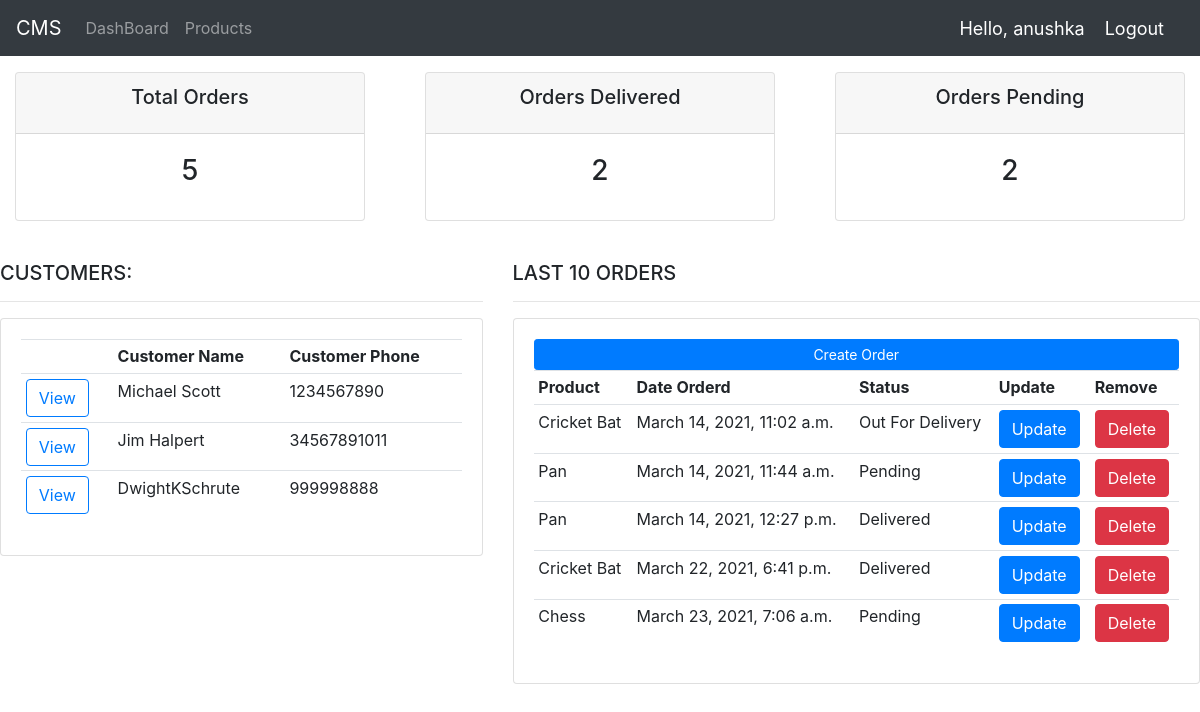
The app's page / (signed in) with its own data.
### accounts/models.py (models this page shows, shortened)
class Customer(models.Model):
    user = models.OneToOneField(User,null=True, blank=True ,on_delete=models.CASCADE)
    name = models.CharField(max_length=200, null=True)
    phone = models.CharField(max_length=200, null=True)
    email = models.CharField(max_length=200, null=True)
    profile_pic = models.ImageField(default="IMG_1955.JPG",null=True,blank=True)
    date_created = models.DateTimeField(auto_now_add=True, null=True)

class Order(models.Model):
    STATUS = (
        ('Pending', 'Pending'),
        ('Out For Delivery', 'Out For Delivery'),
        ('Delivered', 'Delivered')
    )
    status = models.CharField(max_length=50, null=True, choices=STATUS)
    date_created = models.DateTimeField(auto_now_add=True, null=True)
    customer = models.ForeignKey(
        Customer, null=True, on_delete=models.SET_NULL)
    product = models.ForeignKey(Product, null=True, on_delete=models.SET_NULL)
    status = models.CharField(max_length=200, null=True, choices=STATUS)
    note = models.CharField(max_length=200, null=True)

class Product(models.Model):
    CATEGORY = (
        ("Indoor", "Indoor"),
        ("Outdoor", "Outdoor"),
    )
    name = models.CharField(max_length=100, null=True)
    category = models.CharField(max_length=100, null=True, choices=CATEGORY)
    description = models.CharField(max_length=100, null=True)
    price = models.FloatField(null=True)
    date_created = models.DateTimeField(auto_now_add=True, null=True)
    tags = models.ManyToManyField(Tag)
    def __str__(self):
        return self.name

### accounts/decorators.py (the view)
    def wrapper_function(request, *args, **kwargs):
        group = None
        if request.user.groups.exists():
            group = request.user.groups.all()[0].name
        if group == 'customer':
            return redirect('user-page')
        if group == 'admin':
            return view_func(request, *args, **kwargs)

### accounts/views.py (called while the page is built)
@login_required(login_url='login')
@admin_only
def home(request):
    orders = Order.objects.all()
    customers = Customer.objects.all()
    total_customers = customers.count()
    total_orders = orders.count()
    delivered = orders.filter(status='Delivered').count()
    pending = orders.filter(status='Pending').count()
    context = {'orders': orders, 'customers': customers, 'total_customers': total_customers,
               'total_orders': total_orders, 'delivered': delivered, 'pending': pending}
    return render(request, 'accounts/dashboard.html', context)

### accounts/templates/accounts/dashboard.html (shortened to what this page needs)
{% extends 'accounts/index.html'%}
{% block content %}
{% include 'accounts/status.html'%}
<br>
<div class="row">
    <div class="col-md-5">
     <h5>CUSTOMERS:</h5>
     <hr>
     <div class="card card-body">
      <table class="table table-sm">
       <tr>
         <th></th>
        <th>Customer Name</th>
        <th>Customer Phone</th>
       </tr>
       {%for i in customers%}
       <tr>
         <td><a href="{% url 'customers' i.id%}" class="btn btn-md btn-outline-primary">View</a></td>
         <td>{{i.name}}</td>
         <td>{{i.phone}}</td>
       </tr>
       {%endfor%}
      </table>
     </div>
    </div>
    <div class="col-md-7">
     <h5>LAST 10 ORDERS</h5>
     <hr>
     <div class="card card-body">
      <a class="btn btn-primary  btn-sm btn-block" href="{% url 'create_order'%}">Create Order</a>
      <table class="table table-sm">
       <tr>
        <th>Product</th>
        <th>Date Orderd</th>
        <th>Status</th>
        <th>Update</th>
        <th>Remove</th>
       </tr>
       {%for i in orders%}
       <tr>
         <td>{{i.product}}</td>
         <td>{{i.date_created}}</td>
         <td>{{i.status}}</td>
         <td><a href="{% url 'update_order' i.id%}" class="btn btn-primary" >Update</a></td>
         <td><a href="{% url 'delete_order' i.id%}" class="btn btn-danger">Delete</a></td>
       </tr>
       {%endfor%}
      </table>
     </div>
    </div>
  {% endblock%}

### accounts/templates/accounts/index.html (shortened to what this page needs)
{%load static%}
<!DOCTYPE html>
<html lang="en">
  <head>
    <link
      rel="stylesheet"
      href="https://stackpath.bootstrapcdn.com/bootstrap/4.5.2/css/bootstrap.min.css"
    />
    <link rel="stylesheet" href="{% static '/css/index.css'%}" />
  </head>
  <body>
    {% include 'accounts/navbar.html' %}
    <br />
    {% block content %} {% endblock %}
    <br />
  </body>
</html>

### accounts/templates/accounts/navbar.html (shortened to what this page needs)
<nav class="navbar navbar-expand-lg navbar-dark bg-dark fixed-top">
  <a class="navbar-brand" href="#">CMS</a>
  <div class="collapse navbar-collapse" id="navbarNavAltMarkup">
    <div class="navbar-nav">
      {% if request.user.is_staff %}
      <a class="nav-item nav-link" href="{% url 'home'%}">DashBoard</a>
      <a class="nav-item nav-link" href="{% url 'products'%}">Products</a>
      {% else %}
      <a class="nav-item nav-link" href="{% url 'account'%}">Settings</a>
      {% endif %}
    </div>
  </div>
  <span class="hello-msg">Hello, {{request.user}}</span>
  <span><a class="hello-msg" href="{% url 'logout' %}">Logout</a></span>
</nav>

### accounts/templates/accounts/status.html (shortened to what this page needs)
<br>
<br>
<div class="row">
    <div class="col">
     <div class="col-md">
      <div class="card text-center text-black  mb-3" id="total-orders">
         <div class="card-header">
          <h5 class="card-title">Total Orders</h5>
         </div>
         <div class="card-body">
           <h3 class="card-title">{{total_orders}}</h3>
         </div>
      </div>
     </div>
    </div>
<div class="col">
    <div class="col-md">
     <div class="card text-center text-black  mb-3" id="orders-delivered">
        <div class="card-header">
         <h5 class="card-title">Orders Delivered</h5>
        </div>
        <div class="card-body">
          <h3 class="card-title">{{delivered}}</h3>
        </div>
     </div>
    </div>
   </div>
<div class="col">
<div class="col-md">
 <div class="card text-center text-black  mb-3" id="orders-pending">
    <div class="card-header">
     <h5 class="card-title">Orders Pending</h5>
    </div>
    <div class="card-body">
      <h3 class="card-title">{{pending}}</h3>
    </div>
 </div>
</div>
</div>
</div>

### accounts/templates/accounts/navbar.html (style rules this page uses)
.hello-msg { font-size: 18px; color: #fff; margin-right: 20px; }

### records on screen
Customer: name "Michael Scott", phone "1234567890"
Customer: name "Jim Halpert", phone "34567891011"
Customer: name "DwightKSchrute", phone "999998888"
Order: product "Cricket Bat", date_created "March 14, 2021, 11:02 a.m.", status "Out For Delivery"
Order: product "Pan", date_created "March 14, 2021, 11:44 a.m.", status "Pending"
Order: product "Pan", date_created "March 14, 2021, 12:27 p.m.", status "Delivered"
Order: product "Cricket Bat", date_created "March 22, 2021, 6:41 p.m.", status "Delivered"
Order: product "Chess", date_created "March 23, 2021, 7:06 a.m.", status "Pending"

### other values on screen
{{ request.user }} "anushka"
{{ total_orders }} "5"
{{ delivered }} "2"
{{ pending }} "2"
